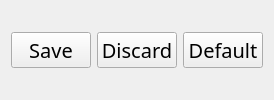
             <widget class="QWidget" name="itemLibraryButtonsSettings" native="true">
              <property name="styleSheet">
               <string notr="true">#itemLibraryButtonsSettings{
	background-color: rgb(0, 0, 0);
	border: 1px solid white;
	border-radius: 10px
}
</string>
              </property>
              <layout class="QHBoxLayout" name="horizontalLayout_48">
               <item>
                <widget class="QPushButton" name="buttonItemLibrarySettingsSave">
                 <property name="font">
                  <font>
                   <family>SystemHud</family>
                   <pointsize>15</pointsize>
                   <weight>50</weight>
                   <bold>false</bold>
                  </font>
                 </property>
                 <property name="text">
                  <string>Save</string>
                 </property>
                </widget>
               </item>
               <item>
                <widget class="QPushButton" name="buttonItemLibrarySettingsDiscard">
                 <property name="font">
                  <font>
                   <family>SystemHud</family>
                   <pointsize>15</pointsize>
                   <weight>50</weight>
                   <bold>false</bold>
                  </font>
                 </property>
                 <property name="text">
                  <string>Discard</string>
                 </property>
                </widget>
               </item>
               <item>
                <widget class="QPushButton" name="buttonItemLibrarySettingsDefaults">
                 <property name="font">
                  <font>
                   <family>SystemHud</family>
                   <pointsize>15</pointsize>
                   <weight>50</weight>
                   <bold>false</bold>
                  </font>
                 </property>
                 <property name="text">
                  <string>Default</string>
                 </property>
                </widget>
               </item>
              </layout>
             </widget>
